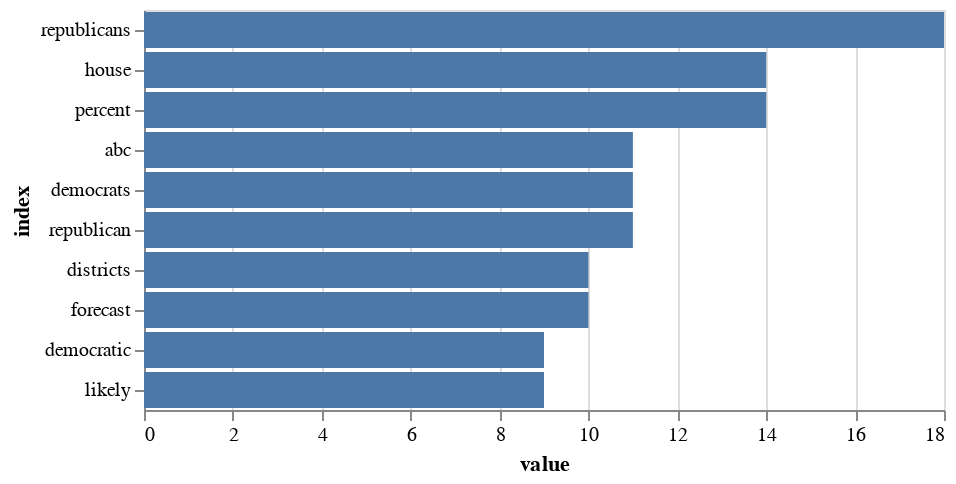

The code cell stored with this chart in its notebook:
### Code cell
import altair as alt

alt.Chart(df_dist).mark_bar().encode(
    x=alt.X("value"),
    y=alt.Y("index", sort="-x")
)

### Figure 1 — Vega-Lite specification as saved in the notebook (floating-point values rounded to 4 significant figures)
{"config": {"view": {"continuousWidth": 400, "continuousHeight": 300}}, "data": {"name": "data-be3f373bd278c7b5531a09e84f4309c1"}, "mark": "bar", "encoding": {"x": {"field": "value", "type": "quantitative"}, "y": {"field": "index", "sort": "-x", "type": "nominal"}}, "$schema": "https://vega.github.io/schema/vega-lite/v4.17.0.json", "datasets": {"data-be3f373bd278c7b5531a09e84f4309c1": [{"index": "abc", "value": 11}, {"index": "democratic", "value": 9}, {"index": "democrats", "value": 11}, {"index": "districts", "value": 10}, {"index": "forecast", "value": 10}, {"index": "house", "value": 14}, {"index": "likely", "value": 9}, {"index": "percent", "value": 14}, {"index": "republican", "value": 11}, {"index": "republicans", "value": 18}]}}
